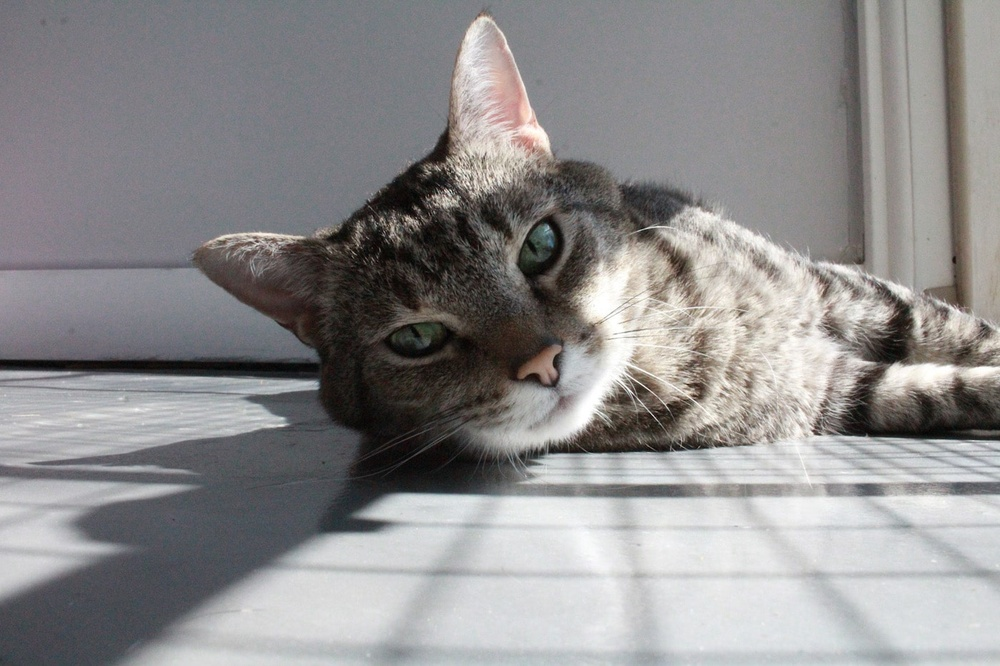
#> input picture lession_1/cat.jpeg, 1000 x 666 px, shrunk from 1400 x 933 before the run
$ jupyter execute Homework.ipynb
#> lines starting #> are read from the running program, lines starting #| are printed output that depends on the picture
# HOMEWORK 1

After the installation of Anaconda, jupyter notebook and the required virtual environment, you will have to test that everything has been set up correctly. For that purpose, you will have to execute the following code and run it without errors.

The code loads an image and creates a picture collage consisting of 4 pictures. Each of the four pictures is a version of the original image with the colour channels swapped.

You will have to also finish some part of the code :-)

[cell 1]
import cv2 as cv
import numpy as np
from matplotlib import pyplot as plt
plt.rcParams['figure.figsize'] = [15, 10]

[cell 2]
# Load an image (you can freely chose any image you like)
img = cv.imread('cat.jpeg')
#> img is the input picture: shape (666, 1000, 3); mean B, G, R 141.4, 140.9, 142.4
# Convert it to RGB
img = cv.cvtColor(img, cv.COLOR_BGR2RGB)
# Plot it
plt.imshow(img)

Let's make a collage.

[cell 3]
# Split the image into the three colour channels
red, green, blue = cv.split(img)
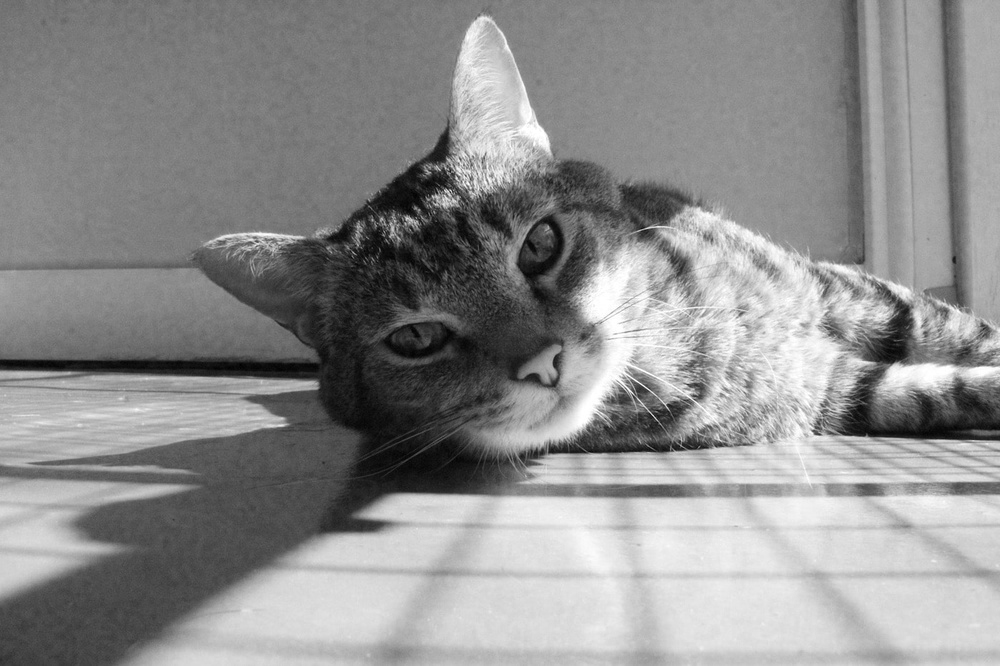
#> red: shape (666, 1000); min 0, max 255, mean 142.4
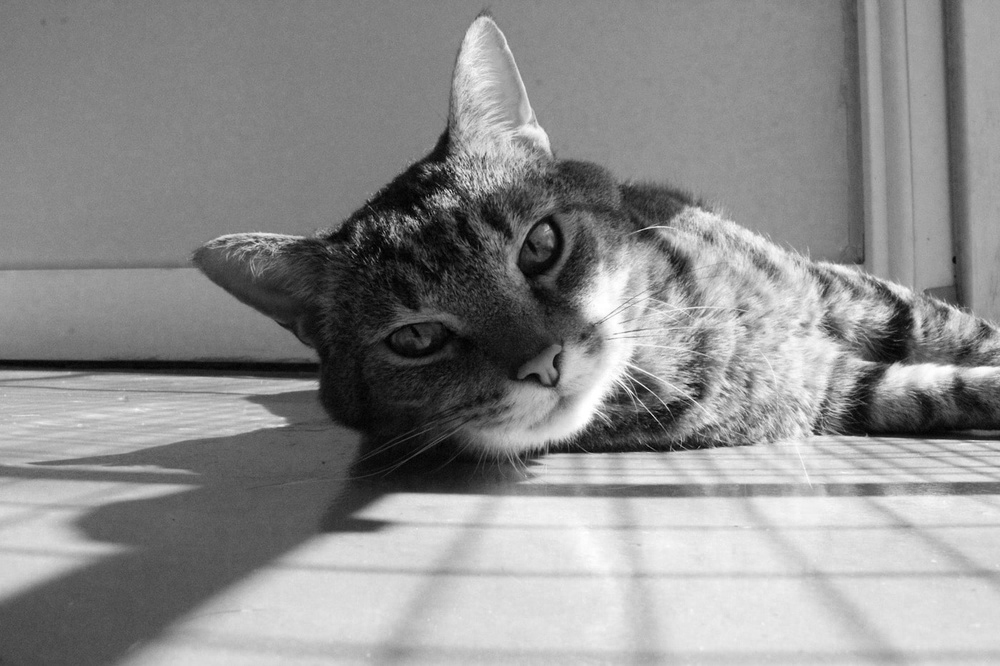
#> blue: shape (666, 1000); min 0, max 255, mean 141.4

# Compose the image in the RGB colour space
img1 = cv.merge([red, green, blue])

# Compose the image in the RBG colour space
img2 = cv.merge([red, blue, green])
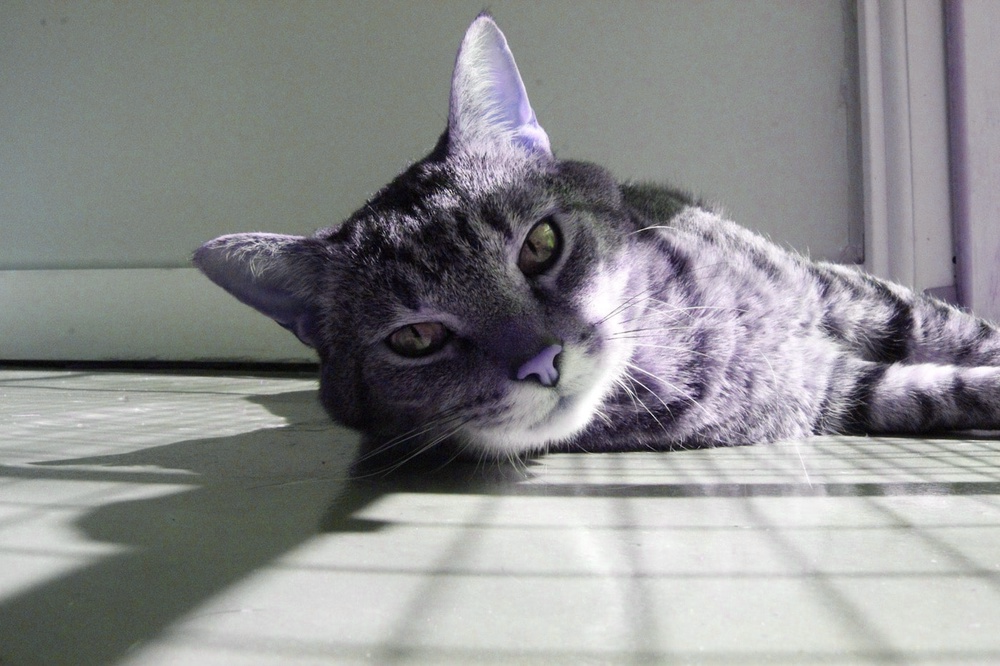
#> img2: shape (666, 1000, 3); mean of channels 0, 1, 2 142.4, 141.4, 140.9; drawn as B, G, R

# Compose the image in the GRB colour space
img3 = cv.merge([green, red, blue])
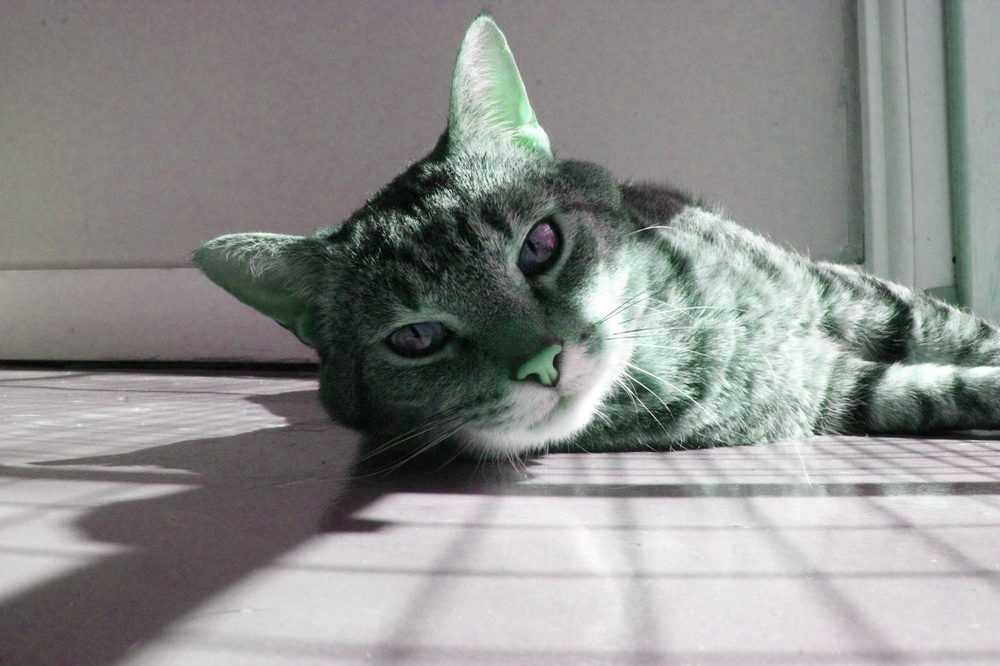
#> img3: shape (666, 1000, 3); mean of channels 0, 1, 2 140.9, 142.4, 141.4; drawn as B, G, R

# Compose the image in the BGR colour space
img4 = cv.merge([blue, green, red])

# Create the collage
out1 = np.hstack([img1, img2])
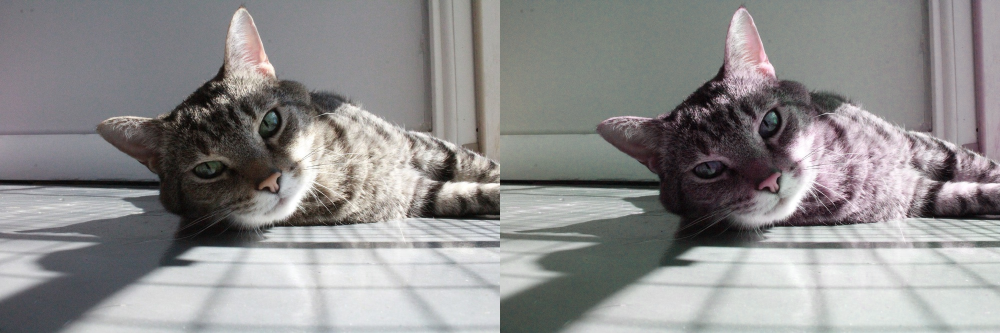
#> out1: shape (666, 2000, 3) (shown at 1/2 size); mean R, G, B 142.4, 141.1, 141.1
out2 = np.hstack([img3, img4])
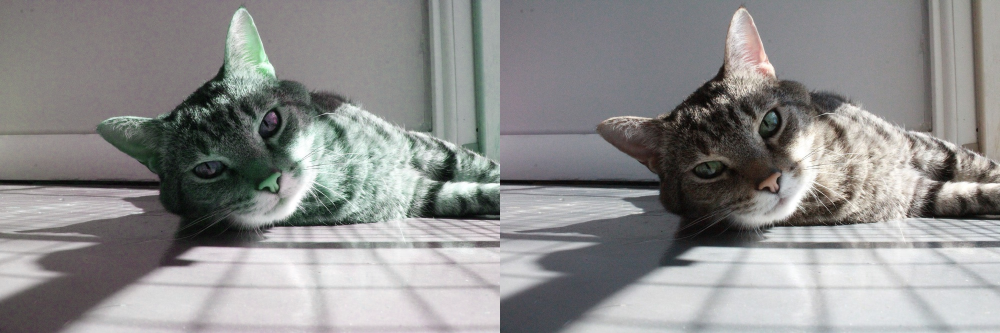
#> out2: shape (666, 2000, 3) (shown at 1/2 size); mean of channels 0, 1, 2 141.1, 141.6, 141.9; drawn as B, G, R
out = np.vstack([out1, out2])
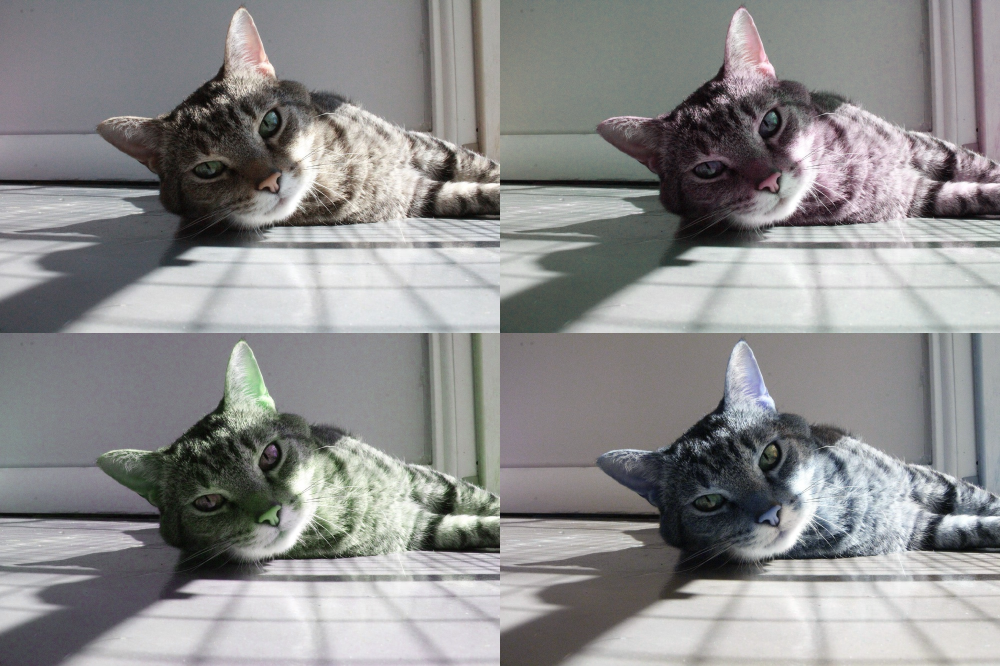
#> out: shape (1332, 2000, 3) (shown at 1/2 size); mean R, G, B 141.8, 141.4, 141.5

# Plot the collage
plt.imshow(out)
plt.axis(False)
